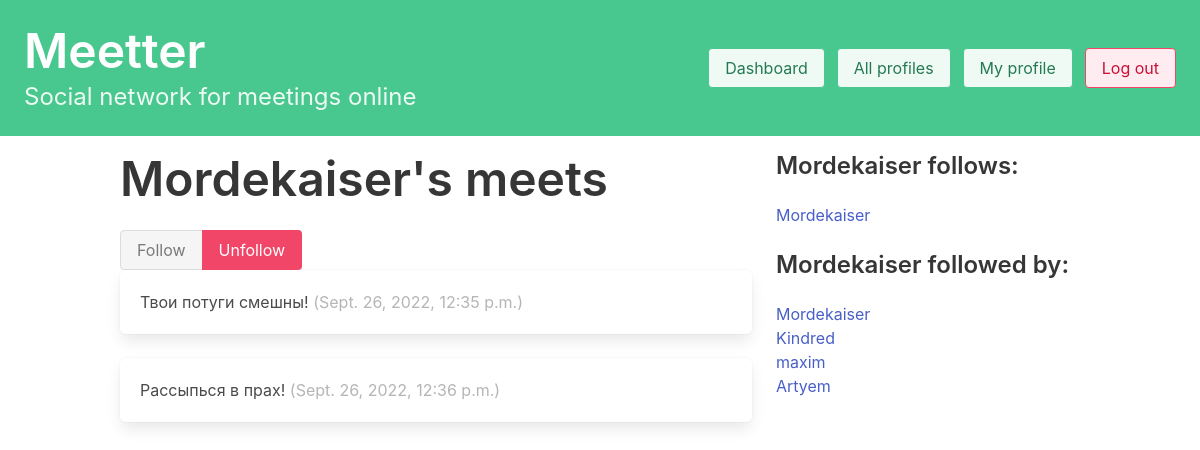
/profile_detail/4/ (signed in), run on the app's committed database.
### meetter/models.py (models this page shows, shortened)
class Profile(models.Model):
    user = models.OneToOneField(User, on_delete=models.CASCADE)
    follows = models.ManyToManyField('self', related_name='followed_by', symmetrical=False, blank=True)
    def __str__(self):
        return self.user.username

class Meet(models.Model):
    creator_user = models.ForeignKey(User, related_name="meets", on_delete=models.DO_NOTHING)
    body = models.TextField(max_length=1000)
    pub_date = models.DateTimeField(auto_now_add=True)

### meetter/views.py (the view)
# urls.py: path('profile_detail/<int:pk>/', profile_detail, name='profile_detail'),
def profile_detail(request, pk):
    print("Page is loaded")
    if not hasattr(request.user, 'profile'):
        missing_profile = Profile(user=request.user)
        missing_profile.save()
    profile = Profile.objects.get(pk=pk)
    if request.method == "POST":
        current_user_profile = request.user.profile
        data = request.POST
        action = data.get("follow")
        if action == "follow":
            current_user_profile.follows.add(profile)
        elif action == "unfollow":
            current_user_profile.follows.remove(profile)
        current_user_profile.save()
    else:
        print("didn't get through Post")
    return render(request, 'meetter/profile_detail.html', {'profile': profile})

### meetter/templates/meetter/profile_detail.html (shortened to what this page needs)
<!DOCTYPE html>
<html lang="en">
<head>
    {% extends 'base.html' %}
{% block content %}
<div class="column is-two-thirds">
    <div class="block">
        <h1 class="title is-1">{{ profile.user.username }}'s meets</h1>
    </div>
    <form method="post">
        <div class="buttons has-addons">
            {% if profile in user.profile.follows.all %}
                <button class="button is-success is-static">Follow</button>
                <button class="button is-danger" name="follow" value="unfollow">Unfollow</button>
            {% else %}
                <button class="button is-success" name="follow" value="follow">Follow</button>
                <button class="button is-danger is-static">Unfollow</button>
            {% endif %}
        </div>
    </form>
    <div class="content">
        {% for meet in profile.user.meets.all %}
        <div class="box">
            {{ meet.body }}
            <span class="is-small has-text-grey-light">
                ({{ meet.pub_date }})
            </span>
        </div>
        {% endfor %}
    </div>
</div>
<div class="column">
    <div class="block">
        <h3 class="title is-4">{{ profile.user.username }} follows:</h3>
        <ul>
            {% for following in profile.follows.all %}
                <li>
                    <a href="{% url 'meetter:profile_detail' following.id %}">{{ following }}</a>
                </li>
            {% endfor %}
        </ul>
    </div>
    <div class="block">
        <h3 class="title is-4">{{ profile.user.username }} followed by:</h3>
    <ul style="">
        {% for follower in profile.followed_by.all %}
            <li>
                <a href="{% url 'meetter:profile_detail' follower.id %}">{{ follower.user.username }}</a>
            </li>
        {% endfor %}
    </ul>
    </div>
</div>
{% endblock content %}

### data on the page
Profile: user.username "Mordekaiser"
Meet: body "Твои потуги смешны!", pub_date "Sept. 26, 2022, 12:35 p.m."
Meet: body "Рассыпься в прах!", pub_date "Sept. 26, 2022, 12:36 p.m."
Profile: user.username "Kindred"
Profile: user.username "maxim"
Profile: user.username "Artyem"
